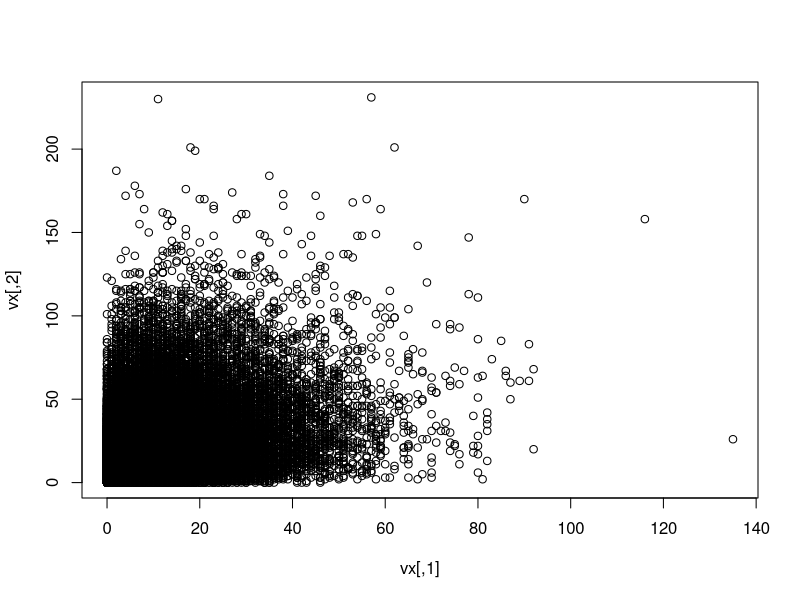

Recreate this plot in R.
# This is the proposed script for sampling demand that LLP created. It makes a very skewed distribution

library(MCMCpack)
library(MASS)
# Means per product
means <- c(10, 20)

# Number of commodities
K <- length(means)

# Generating covariance matrix with inverse Wishart distribution. What does that parameter do?
covar <- riwish(K, diag(K))

# Sampling X from a multivariate normal with the covariance from Wishart.
# It's the demand for each commodity at each sample
x <- mvrnorm(50000, rep(0,K), covar)

# Extract the probability density of the sampled values. Is the sqrt(diag(covar)) arbitrary?
px <- t(apply(x, 1, function(w) { pnorm(w, 0, sqrt(diag(covar))) }))

# Take those quantiles and plug them into a geometric. This is going to skew the data and project it into the range that we want starting at 0. 
#qgeom(x,prob). X is a vector of quantiles of the probability of failures in a Bernoulli (shape K). Second param is probabilities.  Why pz(1-pz)?? Something related to MLE?

# The original!!!!
vx <- t(apply(px, 1, function(w) { pz <- 1/means; qgeom(w, pz*(1-pz)) }))

# a test
#vx <- t(apply(px, 1, function(w) { pz <- 1/means; rgeom(w, pz*(1-pz)) }))
plot(vx)
